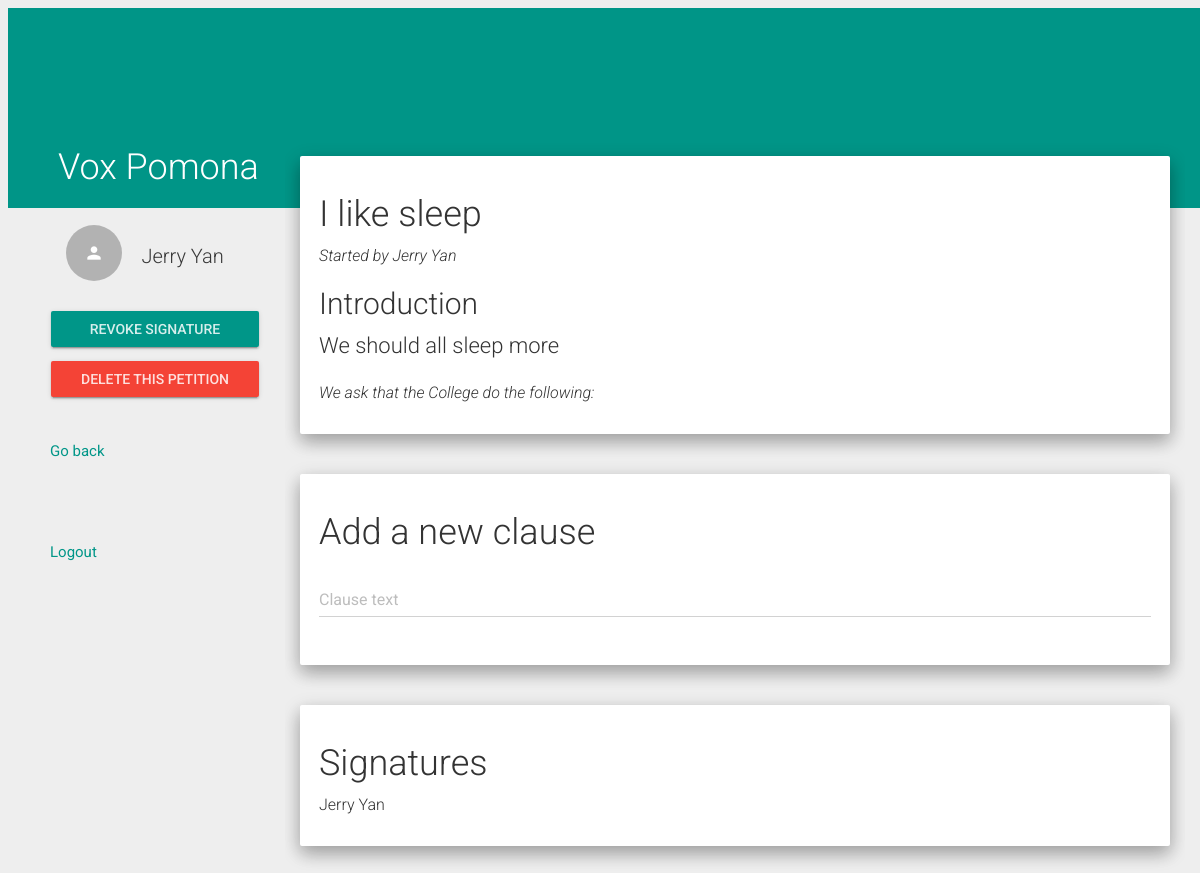
Before: /view_petition/2/ (signed in) with the older database file.
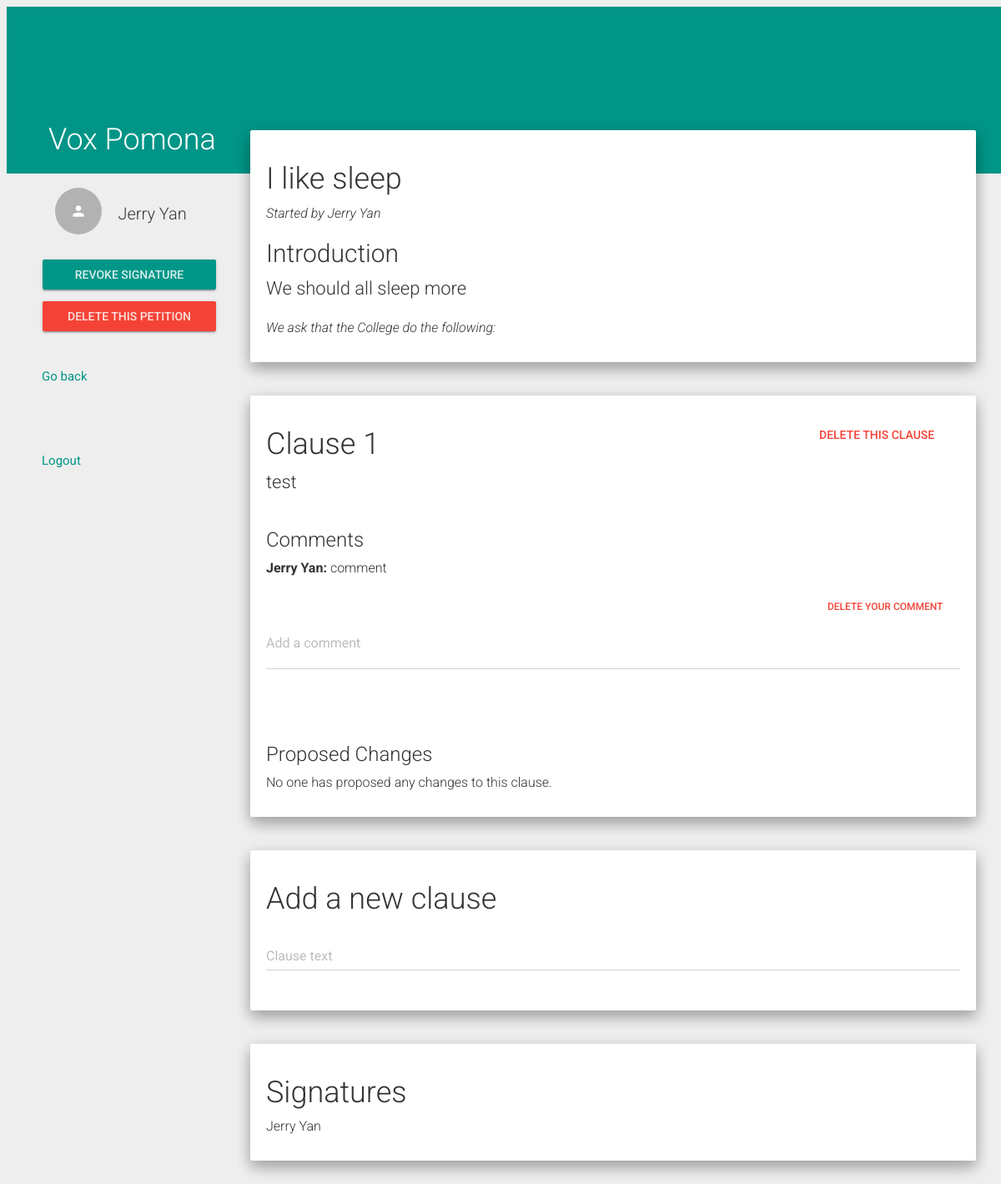
After: the same page with the newer database file.
### VoxPomona/models.py (models this page shows, shortened)
class UserInfo(models.Model):
    email = models.EmailField(max_length = 100, unique = True)
    name = models.CharField(max_length = 100)
    USER_TYPE = (('STU','Student'), ('STA','Staff'),('FAC','Faculty'))
    user_type = models.CharField(max_length = 3, choices = USER_TYPE, default = 'STU')
    user = models.OneToOneField(settings.AUTH_USER_MODEL, related_name = "UserInfo", on_delete = models.CASCADE)
    def __str__(self):
        return (self.email)

class Petition(models.Model):
    userID = models.ForeignKey(UserInfo, to_field = 'email', on_delete = models.CASCADE)
    petitionID = models.AutoField(primary_key = True)
    ACADEMICS = 'AC'
    ADMINISTRATIVE_ACTION = 'AA'
    CAMPUS_FACILITIES = 'CF'
    COLLEGE_POLICY = 'CP'
    DINING_HALLS = 'DH'
    EXTRACURRICULAR_ACTIVITIES = 'EA'
    RESIDENCE_HALLS = 'RH'
    OTHER = 'OT'
    PETITION_CATEGORY_CHOICES = (
        (ACADEMICS,'Academics'),
        (ADMINISTRATIVE_ACTION, 'Administrative Action'),
        (CAMPUS_FACILITIES, 'Campus Facilities'),
        (COLLEGE_POLICY, 'Campus Policy'),
        (DINING_HALLS, 'Dining Halls'),
        (EXTRACURRICULAR_ACTIVITIES, 'Extracurricular Activities'),
        (RESIDENCE_HALLS, 'Residence Halls'),
        (OTHER,'Other'),
        )
    category = models.CharField(
        max_length = 2,
        choices = PETITION_CATEGORY_CHOICES,
        blank = True
        )
    open_time = models.DateField()
    close_time = models.DateField()
    threshold = 10
    title = models.CharField(max_length = 50)
    summary = models.CharField(max_length = 1000)
    PERM_CHOICES = (('1','view'),('2','view, sign'),('3','view, sign, comment'),
        ('4','view, sign, comment, propose changes'))
    stu_permission = models.CharField(max_length = 1, choices = PERM_CHOICES, default = 4)
    staff_permission = models.CharField(max_length = 1, choices = PERM_CHOICES, default = 4)
    faculty_permission = models.CharField(max_length = 1, choices = PERM_CHOICES, default = 4)
    finalized = models.BooleanField()
    def get_creator_name(self):
        creator = self.userID
        user = UserInfo.objects.get(email=creator)
        return user.name
    def get_signatures(self):
        return Sign.objects.filter(petitionID=self.petitionID)

class Sign(models.Model):
    userID = models.ForeignKey(UserInfo, to_field = 'email', on_delete=models.CASCADE)
    petitionID = models.ForeignKey(Petition) #on-delete???
    time = models.DateTimeField()
    def get_name(self):
        return UserInfo.objects.get(email=self.userID).name
    class Meta:
        unique_together = ("userID","petitionID")

class Clause(models.Model):
    clauseID = models.AutoField(primary_key=True)
    petitionID = models.ForeignKey(Petition, on_delete=models.CASCADE)
    index = models.IntegerField()
    content = models.CharField(max_length=500, default='New Clause')
    time = models.DateTimeField(auto_now_add=True) #what does the bool do?!
    def has_comments(self):
        if Comment.objects.filter(clauseID=self.clauseID):
            return True
        else:
            return False
    def has_changes(self):
        if Change.objects.filter(clauseID=self.clauseID):
            return True
        else:
            return False

class Comment(models.Model):
    userID = models.ForeignKey(UserInfo, to_field = 'email', on_delete=models.CASCADE)
    clauseID = models.ForeignKey(Clause, to_field = 'clauseID', on_delete=models.CASCADE)
    commentID = models.AutoField(primary_key = True)
    content = models.TextField()
    time = models.DateTimeField(auto_now_add=True, blank=True)
    def get_name(self):
        return UserInfo.objects.get(email=self.userID).name

### VoxPomona/views.py (the view, shortened to what this page needs)
# urls.py: url(r'^view_petition/([0-9]+)/$', views.view_petition_view, name='view_petition'),
@login_required
def view_petition_view(request,pid):
    user_info = request.user.UserInfo
    this_petition = Petition.objects.get(petitionID=pid)
    pet_clauses = Clause.objects.filter(petitionID=this_petition).order_by('index')
    user_type = request.user.UserInfo.user_type
    if user_type == 'STU':
        user_perm = this_petition.stu_permission
    elif user_type =='FAC':
        user_perm = this_petition.faculty_permission
    else:
        user_perm = this_petition.staff_permission
    sign_status = Sign.objects.filter(userID=user_info, petitionID=this_petition).exists()
    is_owner = this_petition.userID == user_info
    change_list = []
    comment_list = []
    for clause in pet_clauses:
        currCo = list(Comment.objects.filter(clauseID=clause.clauseID).order_by('time'))
        currCh = list(Change.objects.filter(clauseID=clause.clauseID))
        comment_list.extend(currCo)
        change_list.extend(currCh)
    if (request.GET.get('delete_btn')):
        Sign.objects.filter(petitionID=this_petition).delete()
        this_petition.delete()
        return redirect('/home')
    petDict = {
       'petition' : this_petition, \
       'clauses' : pet_clauses, \
       'user_perm' : int(user_perm), \
       'sign_status': sign_status, \
       'is_owner' : is_owner, \
       'comments' : comment_list, \
       'changes' : change_list
    }
    if is_owner:
        if request.method == 'POST':
            new_clause_form = NewClauseForm(request.POST)
            if new_clause_form.is_valid():
                clause = Clause()
                clause.petitionID = this_petition
                clause.index = Clause.objects.filter(petitionID=this_petition).count()
                clause.content = new_clause_form.cleaned_data.get('content')
                clause.time = datetime.datetime.now()
                clause.save()
                return redirect(this_petition.get_url())
            else:
                petDict['new_clause_form'] = new_clause_form
                return render(request,'view_petition.html',petDict)
        else:
            new_clause_form = NewClauseForm()
            petDict['new_clause_form'] = new_clause_form
            return render(request,'view_petition.html',petDict)
    return render(request,'view_petition.html',petDict)

### VoxPomona/forms.py
class NewClauseForm(forms.ModelForm):
    class Meta:
        model = Sign
        fields = ('userID','petitionID','time')
        model = Clause
        fields = ('content',)
    def __init__(self, *args, **kwargs):
        super(NewClauseForm, self).__init__(*args, **kwargs)
        self.fields['content'].widget.attrs.update({'class' : 'form-control'})
        self.fields['content'].label = 'Clause text'
        self.fields['content'].initial = ''
        self.fields['content'].help_text = 'Press Enter to save your new clause'

### VoxPomona/templates/view_petition.html (shortened to what this page needs)
{% extends 'base.html' %}
{% load staticfiles %}
{% block content %}
<nav class="col-xs-3 menu">
  <div class="user_menu">
    <a href="/profile"><div class="list-group withripple">
      <div class="list-group-item">
        <div class="row-action-primary">
          <i class="material-icons">person</i>
        </div>
        <div class="row-content">
          <h4 class="list-group-item-heading ">{{ user.UserInfo.name }}</h4>
        </div>
      </div>
    </div></a>
    <div class="btn-group-vertical">
      {% if sign_status %}
        <form action="#" method="get">
          <input type="submit" class="btn btn-raised btn-primary" value="Revoke Signature" name="revoke_btn">
        </form>
      {% elif user_perm > 1 %}
        <form action="#" method="get">
          <input type="submit" class="btn btn-raised btn-primary" value="Sign This Petition" name="sign_btn">
        </form>
      {% endif %}
      {% if is_owner %}
        <form action="#" method="get">
          <input type="submit" class="btn btn-raised btn-danger" value="Delete This Petition" name="delete_btn">
        </form>
      {% endif %}
    </div>
  </div>
  <ul>
    <a href="/home"><li class="withripple" data-target="#about">Go back</li></a>
    <li></li>
    <a href="/logout/"><li class="withripple">Logout</li></a>
  </ul>
</nav>
<div class="pages col-xs-9">
	<div class ="well">
    <h1>{{ petition.title }}</h1>
    <p><em>Started by {{ petition.get_creator_name }}</em></p>
    <h2> Introduction </h2>
    <span class="pet_content">{{ petition.summary }}</span>
    <br /> <br />
    <p><em>We ask that the College do the following:</em></p>
  </div>
  <br />
  {% for cl in clauses %}
    <div class="well">
      {% if is_owner %}
        <form action="/delete_clause" method="POST" class="pull-right">
          <input type="submit" class="btn btn-danger" value="Delete This Clause">
        </form>
      {% endif %}
      <h1>Clause {{ forloop.counter }}</h1>
      <span class="pet_content">{{ cl.content }}</span>
      <br /> <br />
      <h3>Comments</h3>
      {% if cl.has_comments %}
        {% for c in comments %}
          {% if c.clauseID.clauseID == cl.clauseID %}
            <p><b>{{ c.get_name }}: </b>{{ c.content }}
            {% if c.userID.email == user.UserInfo.email %}
              <form action="/delete_comment" method="POST" class="pull-right">
                <input type="submit" class="btn btn-danger btn-sm" value="Delete Your Comment">
              </form>
              <br />
            {% endif %}
            </p>
          {% endif %}
        {% endfor %}
      {% else %}
        <p>No one has commented on this clause.</p>
      {% endif %}
      {% if user_perm > 2 %}
        <form action="/add_comment" method="POST">
          <div class="form-group label-floating">
            <label class="control-label" for="focusedInput1">Add a comment</label>
            <input class="form-control" name="content" required="required">
          </div>
        </form>
      {% endif %}
      <br /> <br />
      <h3>Proposed Changes</h3>
      {% if cl.has_changes %}
        {% for c in changes %}
          {% if c.clauseID.clauseID == cl.clauseID %}
            <p><b>{{ c.get_name }}: </b>
            {% if c.content|length > 0 %}
              {{ c.content }}
            {% else %}
              <em><span class="text-danger">Delete this clause</span></em>
            {% endif %}
            <!--{% if c.userID.email == user.UserInfo.email %}
              <form action="/delete_comment" method="POST" class="pull-right">
                {% csrf_token %}
                <input type="hidden" name="comment_id" value="{{ c.commentID }}">
                <input type="hidden" name="petition_id" value="{{ petition.petitionID }}">
                <input type="submit" class="btn btn-danger btn-sm" value="Delete Your Comment">
              </form>
              <br />
            {% endif %}-->
            </p>
          {% endif %}
        {% endfor %}
      {% else %}
        <p>No one has proposed any changes to this clause.</p>
      {% endif %}
    </div>
    <br />
  {% endfor %}
  {% if is_owner %}
    <div class="well">
      <h1>Add a new clause</h1>
      <form method="post">
        {% for field in new_clause_form %}
          <div class="form-group label-floating">
            {% if field.label %}
              <label class="control-label" for="focusedInput1">{{ field.label }}</label>
            {% endif %}
            {{ field }}
          </div>
        {% endfor %}
      </form>
    </div>
    <br />
  {% endif %}
  <div class ="well">
    <h1>Signatures</h1>
    {% for sig in petition.get_signatures %}
      <p>{{sig.get_name}}</p>
    {% endfor %}
  </div>
</div>
{% endblock %}

### VoxPomona/templates/base.html (shortened to what this page needs)
{% load static %}
<html>
<head>
    <link href="//maxcdn.bootstrapcdn.com/bootstrap/3.3.6/css/bootstrap.min.css" rel="stylesheet">
    <link href="{% static '/css/bootstrap-material-design.css' %}" rel="stylesheet">
    <link href="{% static '/css/ripples.min.css' %}" rel="stylesheet">
    <link href="//cdn.rawgit.com/FezVrasta/dropdown.js/master/jquery.dropdown.css" rel="stylesheet">
    <link href="{% static 'css/base.css' %}" rel="stylesheet">
</head>
<body>
    <div class="header-panel shadow-z-2">
      <div class="container-fluid">
        <div class="row">
          <div class="col-xs-3">
            <a href="/home"><h1>Vox Pomona</h1></a>
          </div>
        </div>
      </div>
    </div>
    <div class="container-fluid main">
        <div class="row">
            {% block content %}{% endblock content %}
        </div>
    </div>
</body>
</html>

### VoxPomona/static/css/base.css (style rules this page uses)
* { box-sizing: border-box; }
.header-panel { background-color: #009587; height: 200px; width: 100%; top: 8px; left: 8px; position: fixed; z-index: 3; }
.header-panel div { position: relative; height: 100%; }
.header-panel h1 { color: #FFF; position: absolute; bottom: 10px; padding-left: 35px; }
.menu { overflow: auto; padding: 0; top: 225px; position: fixed; width: 22.5%; }
.menu, .menu * { -webkit-user-select: none; -moz-user-select: none; user-select: none; }
.menu ul { margin-left: 10px; padding: 0; }
.menu ul li { list-style: none; padding: 20px 0 20px 40px; font-size: 15px; font-weight: normal; cursor: pointer; }
.menu .user_menu { margin-left: 50px; }
.menu .user_menu input { width: 100%; }
.pages { position: absolute; top: 0; right: 15px; z-index: 4; padding: 15px; padding-top: 156px; overflow: auto; width: 75%; }
.pages > div { padding: 0 5px; padding-top: 128px; }
.pet_content { font-size: 22px; }

Changed rows visible on the page:
added Clause: content "test", shows "No one has proposed any changes to this clause."
added Comment: get_name "Jerry Yan", content "comment"
